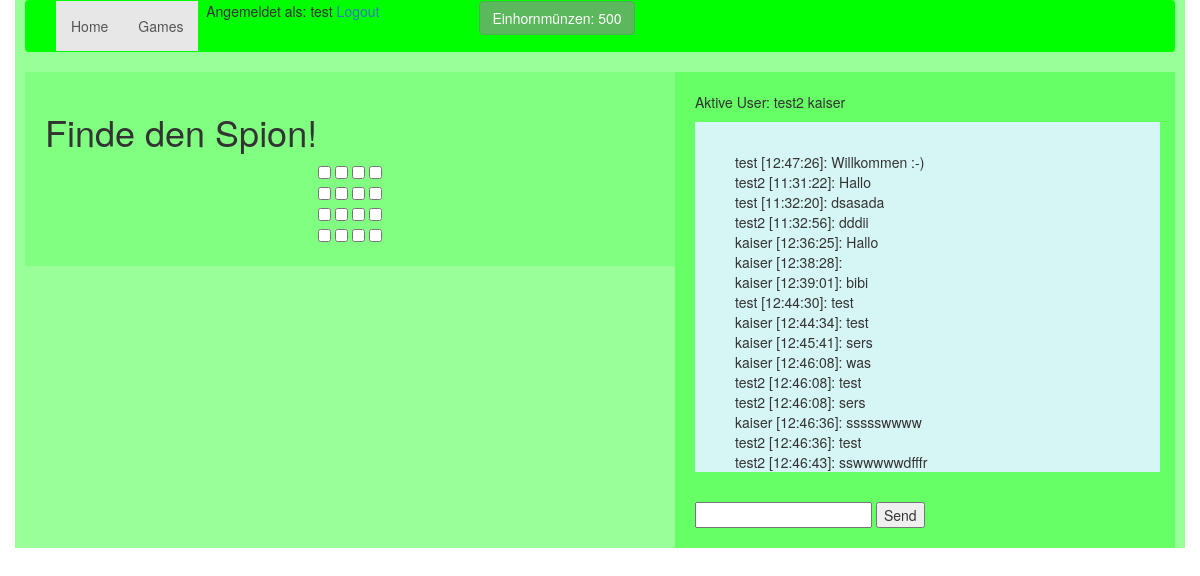
/games (signed in), run on an earlier commit of the app's database.
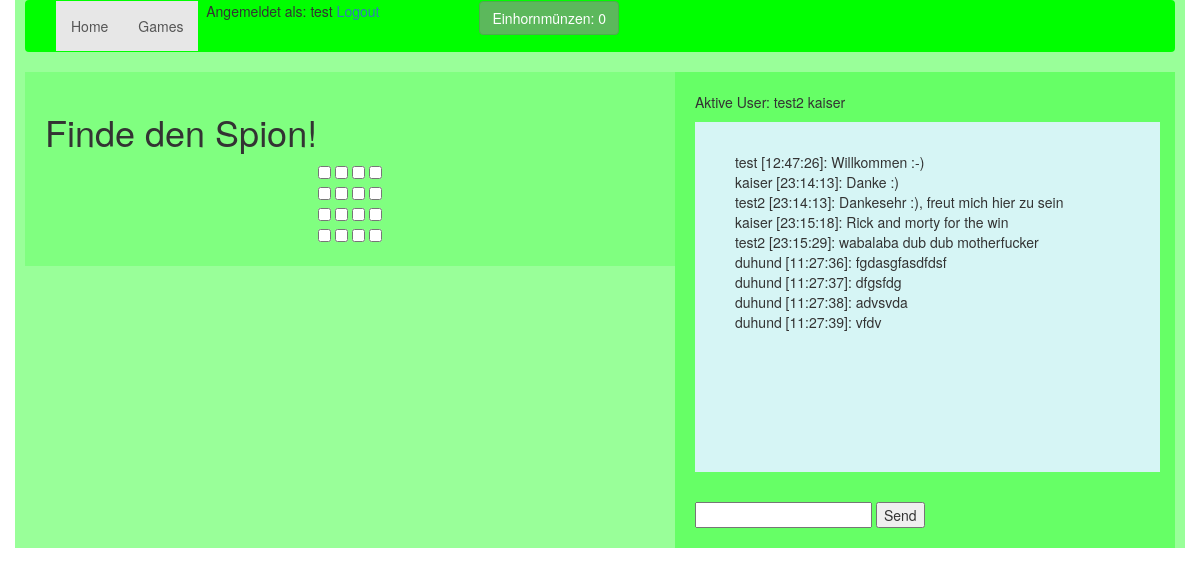
And on a later commit of the database.
### lucky/database.py (models this page shows, shortened)
class user(db.Model, UserMixin):
    id = db.Column(db.Integer, primary_key=True)
    username = db.Column(db.String(80), unique=True)
    email = db.Column(db.String(120), unique=True)
    password = db.Column(db.String(120))
    money = db.Column(db.Integer, default=5000)
    logged_in = db.Column(db.Integer, default=0)

class chat(db.Model):
    id = db.Column(db.Integer, primary_key=True)
    user_id= db.Column(db.Integer, db.ForeignKey('user.id'))
    message = db.Column(db.String(500))
    timestamp = db.Column(db.String(10), index=True)
    datestamp = db.Column(db.String(10), index=True)

### lucky/routes.py (the view)
@app.route('/games')
@login_required
def games():
    return render_template('games.html',messages=chat.query.all(),user=user.query.all())

### lucky/functions.py (called while the page is built)
@login_manager.user_loader
def user_loader(id):
    return user.query.get(int(id))

### lucky/templates/games.html (shortened to what this page needs)
{% extends "base.html" %}
{% block content %}
    <h1>Finde den Spion!</h1>
     <CENTER>
     <FORM method="POST" name="searchb">
     <input type=checkbox onClick="javascript:search('x1y1', this);">
     <input type=checkbox onClick="javascript:search('x1y2', this);">
     <input type=checkbox onClick="javascript:search('x1y3', this);">
     <input type=checkbox onClick="javascript:search('x1y4', this);"><br>
     <input type=checkbox onClick="javascript:search('x2y1', this);">
     <input type=checkbox onClick="javascript:search('x2y2', this);">
     <input type=checkbox onClick="javascript:search('x2y3', this);">
     <input type=checkbox onClick="javascript:search('x2y4', this);"><br>
     <input type=checkbox onClick="javascript:search('x3y1', this);">
     <input type=checkbox onClick="javascript:search('x3y2', this);">
     <input type=checkbox onClick="javascript:search('x3y3', this);">
     <input type=checkbox onClick="javascript:search('x3y4', this);"><br>
     <input type=checkbox onClick="javascript:search('x4y1', this);">
     <input type=checkbox onClick="javascript:search('x4y2', this);">
     <input type=checkbox onClick="javascript:search('x4y3', this);">
     <input type=checkbox onClick="javascript:search('x4y4', this);">
     </FORM>
     </CENTER>
     {% endblock %}

### lucky/templates/base.html (shortened to what this page needs)
<!DOCTYPE html>
<html>
 <head>
	<link href="static/bootstrap.css" rel="stylesheet" media="screen">
 </head>
 <body>
    <div class="container">
     <nav class="navbar navbar-default">
  <div class="container-fluid">
    <div class="collapse navbar-collapse" id="bs-example-navbar-collapse-1">
      <ul class="nav navbar-nav">
        <li class="active"><a href="/">Home <span class="sr-only">(current)</span></a></li>
        <li class="active"><a href="/games">Games <span class="sr-only">(current)</span></a></li>
        <li class="active">          	 {% if current_user.is_authenticated %}
		         <p>&nbsp Angemeldet als: {{ current_user.username }}&nbsp </p></li>
                <btn style="margin-left:100px; "class="btn btn-success btn-large">Einhornmünzen: <span id="mycash">{{ current_user.money }}</span></btn>
		<li class="active"><p><a href="{{ url_for('.logout') }}">Logout</a></p>
		            {% else %}
		         <p><a href="{{ url_for('.login') }}">Login</a></p>
		         <p><a href="{{ url_for('.register') }}">Registrierung</a></p>
	                {% endif %}</li>
      </ul>
    </div>
  </div>
</nav>
	<div class="content">
	 {% block content %}	{% endblock %}
</div>
		<div class="chat_out">
			<p>Aktive User: {% for active in user %}
    		{% if active.logged_in == 1 %}
        	{{ active.username }}
    		{% endif %}
{% endfor %}</p>
            <div class="chat_in">
            <ul id="messages" style="list-style:none;">
		        {% for msg in messages %}
		 	    <li>{% for id in user %}{% if msg.user_id == id.id %}{{ id.username }} {% endif %}{% endfor %}
					[{{ msg.timestamp }}]: {{ msg.message }}</li>
		        {% endfor %}
	        </ul>
            </div>
        	{% if current_user.is_authenticated %}
	 <input type="text" id="myMessage">
	 <button id="sendbutton">Send</button>
 	{% endif %}
             </div>
     	</div>
 </body>
</html>

What changed in the data, as far as the page shows it:
removed chat: timestamp "12:45:41", message "sers", user (username "kaiser")
removed chat: timestamp "12:46:08", message "was", user (username "kaiser")
removed chat: timestamp "12:46:08", message "test", user (username "test2")
removed chat: timestamp "12:46:08", message "sers", user (username "test2")
removed chat: timestamp "12:46:36", message "ssssswwww", user (username "kaiser")
removed chat: timestamp "12:46:36", message "test", user (username "test2")
removed chat: timestamp "12:46:43", message "sswwwwwdfffr", user (username "test2")
changed user "test": money "500" → "0"
changed chat: gains user (username "kaiser"); timestamp "11:31:22" → "23:14:13"; message "Hallo" → "Danke :)"; loses user (username "test2")
changed chat: gains user (username "test2"); timestamp "11:32:20" → "23:14:13"; message "dsasada" → "Dankesehr :), freut mich hier zu sein"; loses user (username "test", money "500")
changed chat: gains user (username "kaiser"); timestamp "11:32:56" → "23:15:18"; message "dddii" → "Rick and morty for the win"; loses user (username "test2")
changed chat: gains user (username "test2"); timestamp "12:36:25" → "23:15:29"; message "Hallo" → "wabalaba dub dub motherfucker"; loses user (username "kaiser")
changed chat: timestamp "12:38:28" → "11:27:36"; message (not shown) → "fgdasgfasdfdsf"; loses user (username "kaiser")
added user: username "duhund"
changed chat: timestamp "12:39:01" → "11:27:37"; message "bibi" → "dfgsfdg"; loses user (username "kaiser")
changed chat: timestamp "12:44:30" → "11:27:38"; message "test" → "advsvda"; loses user (username "test", money "500")
changed chat: timestamp "12:44:34" → "11:27:39"; message "test" → "vfdv"; loses user (username "kaiser")
